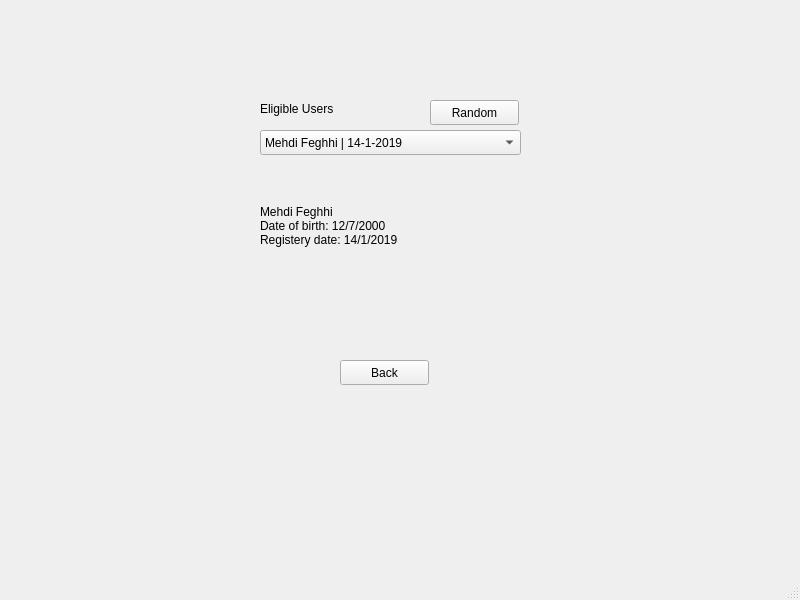
<?xml version="1.0" encoding="UTF-8"?>
<ui version="4.0">
 <class>lotteryWindow</class>
 <widget class="QMainWindow" name="lotteryWindow">
  <property name="geometry">
   <rect>
    <x>0</x>
    <y>0</y>
    <width>800</width>
    <height>600</height>
   </rect>
  </property>
  <property name="windowTitle">
   <string>Lottery</string>
  </property>
  <widget class="QWidget" name="centralwidget">
   <widget class="QComboBox" name="userCombo">
    <property name="geometry">
     <rect>
      <x>260</x>
      <y>130</y>
      <width>261</width>
      <height>25</height>
     </rect>
    </property>
    <item>
     <property name="text">
      <string>Mehdi Feghhi | 14-1-2019</string>
     </property>
    </item>
    <item>
     <property name="text">
      <string>Hassan Abbasi | 17-7-2018</string>
     </property>
    </item>
   </widget>
   <widget class="QLabel" name="label">
    <property name="geometry">
     <rect>
      <x>260</x>
      <y>100</y>
      <width>111</width>
      <height>17</height>
     </rect>
    </property>
    <property name="text">
     <string>Eligible Users</string>
    </property>
   </widget>
   <widget class="QPushButton" name="randomButton">
    <property name="geometry">
     <rect>
      <x>430</x>
      <y>100</y>
      <width>89</width>
      <height>25</height>
     </rect>
    </property>
    <property name="text">
     <string>Random</string>
    </property>
   </widget>
   <widget class="QLabel" name="userInfo">
    <property name="geometry">
     <rect>
      <x>260</x>
      <y>180</y>
      <width>261</width>
      <height>91</height>
     </rect>
    </property>
    <property name="text">
     <string>Mehdi Feghhi
Date of birth: 12/7/2000
Registery date: 14/1/2019</string>
    </property>
   </widget>
   <widget class="QPushButton" name="backButton">
    <property name="geometry">
     <rect>
      <x>340</x>
      <y>360</y>
      <width>89</width>
      <height>25</height>
     </rect>
    </property>
    <property name="text">
     <string>Back</string>
    </property>
   </widget>
  </widget>
  <widget class="QMenuBar" name="menubar">
   <property name="geometry">
    <rect>
     <x>0</x>
     <y>0</y>
     <width>800</width>
     <height>22</height>
    </rect>
   </property>
  </widget>
  <widget class="QStatusBar" name="statusbar"/>
 </widget>
 <resources/>
 <connections/>
</ui>
